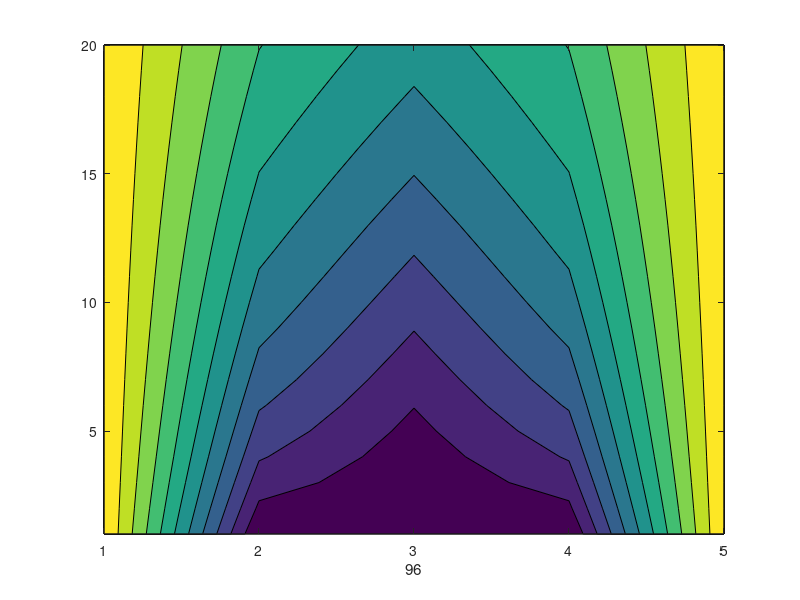

The MATLAB source for this figure:
%%Code For One Dimention Heat Diffusion Explicit method
clc
clear all
N=input('Enter Numbber of Grids = ');
dt=0.1;
L=10/1000;
dx=L/(N-1);
alpha=0.25/(2000*1300);
kapa=(alpha*dt)/(dx*dx);
step=1;
x=1:1:N;
%boumdry Conditions
for i=1:N
    Tp(i)=30; % Row matrix For Previous Time Step
end
Tp(1)=250;
Tp(N)=250;
Tn=Tp;   % Row matrix For Next Time Step to be calculated
Tn(2:N-1)=0;
Tavg=30;
t=0;
t2=0;
%T(i)=(((Tp(i+1)-2*Tp(i)+T(i-1))*(alpha*dt)/(dx*dx))+Tp(i));
X=Tp;
h=imagesc(X);
while Tavg<=140
    Tn=Tp*0;
    tempT=Tp*0;
    Tn(1)=250;
    Tn(N)=250;
    error=1;
    while error >=0.1
        error=0;
        for i=2:N-1
            tempT(i)=Tn(i);
            Tn(i) = (kapa*(Tn(i+1) - 2*Tn(i) + Tn(i-1))) + Tp(i); %itteration to solve N-2 unknowns from N-2 Equations
            error = error + abs(Tn(i) - tempT(i));
        end
    end
    Tp=Tn;
    %even odd grid check
    if mod(N,2)==0
        Tavg=(Tn(N/2)+Tn(N/2))*0.5;
    else
        Tavg=Tn(ceil(N/2));
    end
    t=t+dt;
    %plot generation is done on each second to improve speed of execution 
    if((t-t2) >= 5)
        X=[X;Tn];
        t2=t;
        %delete(h);
%        h=imagesc(X);
        h=contourf(X);
        xlabel(num2str(step*dt));
        drawnow;
    end
    step=step+1;
end
step*dt